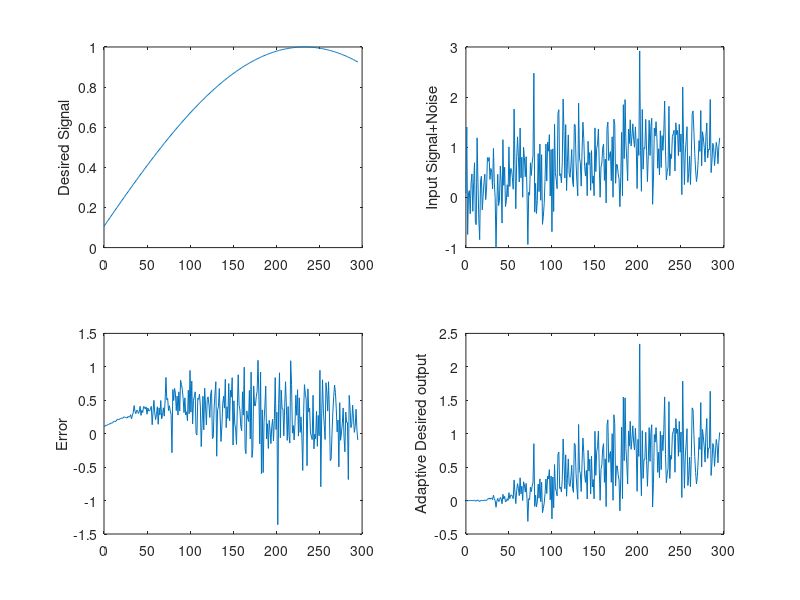
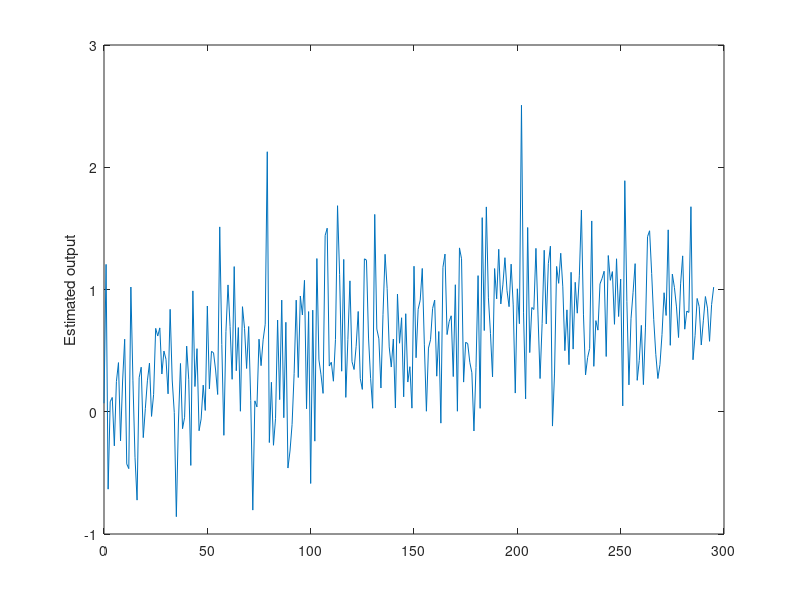

Reproduce these figures in MATLAB, in order.
clc
close all
clear all

N= 296; %input('length of sequence N = ');
t=[0:N-1];
w0=0.001;  phi=0.1;
d=sin(2*pi*[1:N]*w0+phi);
x=d+randn(1,N)*0.5;
w=zeros(1,N); 
mu= 0.06 ; %0.0005; %input('mu = ');
for i=1:N
   e(i) = d(i) - w(i)' * x(i);
   w(i+1) = w(i) + mu * e(i) * x(i);
end
for i=1:N
yd(i) = sum(w(i)' * x(i));  
end

d_est = w(1,N) * x ;

subplot(221),plot(t,d),ylabel('Desired Signal'),
subplot(222),plot(t,x),ylabel('Input Signal+Noise'),
subplot(223),plot(t,e),ylabel('Error'),
subplot(224),plot(t,yd),ylabel('Adaptive Desired output');

figure();
plot(t,d_est),ylabel('Estimated output');

